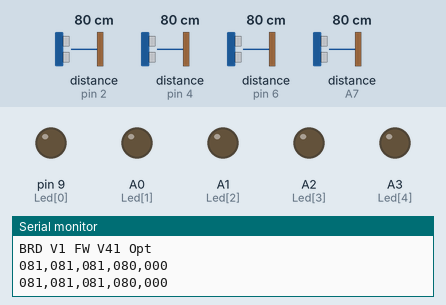
The sketch below on a simulated Arduino Mega 2560, built with avr-gcc and run on an emulated ATmega2560. On the bench: output pins drawn as LEDs (lit = HIGH), the last lines printed to the serial monitor. The test bench sets the inputs (shaded band); at power-on: distance to the obstacle (sensors on pin 2, pin 4, pin 6, A7) 80 cm. The echo pulse lasts 58.3 µs per cm.

Above: at 1.5 s.
1.6 s: distance to the obstacle (sensor on pin 2) set to 16 cm
3.8 s: distance to the obstacle (sensor on pin 2) set to 13 cm
At 5.0 s:
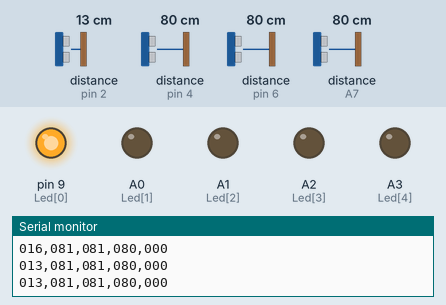
5.7 s: distance to the obstacle (sensor on pin 4) set to 16 cm
7.7 s: distance to the obstacle (sensor on pin 4) set to 13 cm
At 9.2 s:
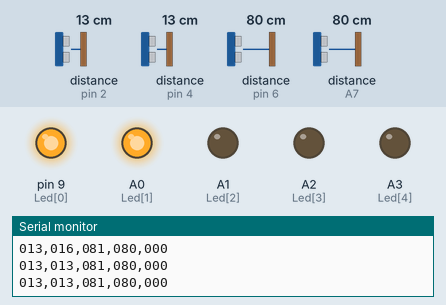
9.6 s: distance to the obstacle (sensor on pin 6) set to 16 cm
11.6 s: distance to the obstacle (sensor on pin 6) set to 12 cm
At 12.8 s:
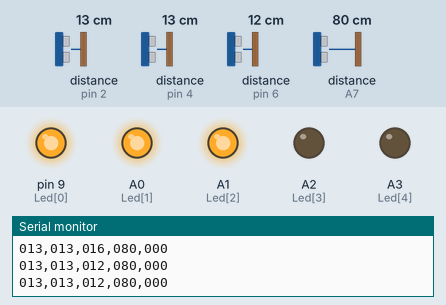
Timing chart, 0 to 14.4 s (numbered marks = the images above; inputs shaded):
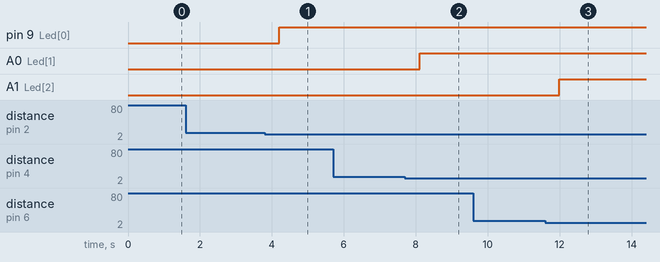

Measured:
- the behaviour switches between 15 and 14 cm on distance to the obstacle (sensor on pin 2) (found by bisection; images 0 and 1)
- the behaviour switches between 15 and 14 cm on distance to the obstacle (sensor on pin 4) (found by bisection; images 1 and 2)
- the behaviour switches between 15 and 14 cm on distance to the obstacle (sensor on pin 6) (found by bisection; images 2 and 3)
- after the input at 3.8 s, pin 9 (Led[0]): LOW → HIGH after 0.41 s
- after the input at 7.7 s, A0 (Led[1]): LOW → HIGH after 0.41 s
- after the input at 11.6 s, A1 (Led[2]): LOW → HIGH after 0.39 s

The sketch:

Hardware_v4.ino
```cpp
#define REFRESH_INTERVAL 500 // interval dalam 1 loop
#define H_BAUD 9600 // baud rate yang dipakai untuk debug
#define SENS_NUM 4
#define LED_COLOR 1 // 1 = detect will green, 0 detect will red
//----------IR Settings----------
#include <SharpIR.h>
#define IR_PIN A7
#define IR_MODEL 1080
SharpIR SharpIR (IR_PIN,IR_MODEL);
#define IR_DETECT_MIN_DISTANCE 5 // deteksi objek minimum
#define IR_DETECT_MAX_DISTANCE 15 // deteksi objek maksimum
//----------LED Settings----------
#define LAMP_NUM 5
const int Led[LAMP_NUM] = {
  9, A0, A1, A2, A3
};
//----------Ping Settings----------
#include <NewPing.h> // ini Lib untuk baca sensor Ping
#define SONAR_NUM     3 // Banyaknya sensor yang dipakai
#define US_MAX_DISTANCE 100 // Batas maksimal pembacaan sensor, diatas nilai maksimal dijadikan 0
#define PING_INTERVAL 50 // Delay Antara Pembacaan Sensor, diatas 33ms untuk menghindari echo
#define US_DETECT_MIN_DISTANCE 5 // deteksi objek minimum
#define US_DETECT_MAX_DISTANCE 15 // deteksi objek maksimum
// jika nilai pembacaan sensor diantara nilai min dan maks, berarti objek terdeteksi

NewPing Sonar[SONAR_NUM] = {
  NewPing(3, 2, US_MAX_DISTANCE), //definisi pin yang dipakai untuk sensor ping urutan 1 (trigger pin, echo pin, jarak maksimum)
  NewPing(5, 4, US_MAX_DISTANCE), //definisi pin yang dipakai untuk sensor ping urutan 2 (trigger pin, echo pin, jarak maksimum)
  NewPing(7, 6, US_MAX_DISTANCE), //definisi pin yang dipakai untuk sensor ping urutan 3 (trigger pin, echo pin, jarak maksimum)
};
byte Distance[SENS_NUM]; // variable untuk menyimpan data nilai jarak objek
byte State[SENS_NUM]; // variable untuk menyimpan data status objek, 1 = ada, 0 = tidak ada
byte State_Temp[SENS_NUM]; // variable untuk menyimpan data status objek sebelumnya , 1 = ada, 0 = tidak ada
bool Match; // variable flag hasil perbandingan nilai status sekarang dengan sebelumnya, 1 = sama, 0 = tidak sama
char DebugVar[3];
void setup() {
  Serial.begin(H_BAUD); // baud rate yang dipakai untuk debug
  Serial.println("BRD V1 FW V41 Opt");
  //pinMode(BUZZ, OUTPUT);
  for (int i = 0 ; i < LAMP_NUM; i++)
  {
    pinMode(Led[i], OUTPUT);
  }
}

void loop() {
  Scan_Sensor_US();
  Scan_Sensor_IR();
  Debug_Sensor_Distance();
  //UDebug_Sensor_State();
  Led_Act();
  if ((Check_Arrays(State, State_Temp, SONAR_NUM)) != true) // scan, ada perubaham?
  {
    //Serial.println("berubah");
    Match = true; // reset var match
  }
  Fill_Temp();
  delay(REFRESH_INTERVAL);
}
```

Input.ino
```cpp
void Scan_Sensor_US() // algoritma pembacaan sensor secara berututan
{
  for (byte i = 0; i < SONAR_NUM; i++)
  {
    Distance[i] = Sonar[i].ping_cm();
    if (Distance[i] > US_DETECT_MIN_DISTANCE && Distance[i] < US_DETECT_MAX_DISTANCE && Distance[i] != 0)
    {
      State[i] = 1;
    }
    else
    {
      State[i] = 0;
    }
    delay(PING_INTERVAL);
  }
}
void Led_Act2()
{
  digitalWrite(Led[1],State[1]);

  }


void Led_Act()
{
  for (byte i = 0; i < SENS_NUM; i++)
  {
    if (State[i] == LED_COLOR) // red
    {
      digitalWrite(Led[i], HIGH);
    }
    else
    {
      digitalWrite(Led[i], LOW);
    }
  }

}

void Scan_Sensor_IR()
{
  delay(PING_INTERVAL);
  Distance[3] = SharpIR.distance();
  if (Distance[3] > IR_DETECT_MIN_DISTANCE && Distance[3] < IR_DETECT_MAX_DISTANCE && Distance[3] != 0)
  {
    State[3] = 1;
  }
  else
  {
    State[3] = 0;
  }
  delay(PING_INTERVAL);
}

void Debug_Sensor_State()
{
  for (byte i = 0; i < SENS_NUM; i++)
  {
    Serial.print(State[i]);
    Serial.print(",");
  }
  Serial.println();
}

void Debug_Sensor_Distance()
{
  for (byte i = 0; i < SENS_NUM; i++)
  {
    //Serial.print(Distance[i]);
    sprintf(DebugVar, "%03d", Distance[i]);
    Serial.print(DebugVar);
    Serial.print(",");
  }
  Serial.print("000");
  Serial.println();
}

void Fill_Temp() // algoritma pengisian array sebelumnya dengan array yang sekarang
{
  for (byte i = 0 ; i < SONAR_NUM; i++)
  {
    State_Temp[i] = State[i];
  }
}

boolean Check_Arrays(byte ArrayA[], byte ArrayB[], byte NumItem) // algoritma pembanding array status sebelumnya dengan array status sekarang
{
  boolean Same = true;
  byte i = 0;
  while (i < NumItem && Same)
  {
    Same = ArrayA[i] == ArrayB[i];
    i++;
  }
  return Same;
}
```
